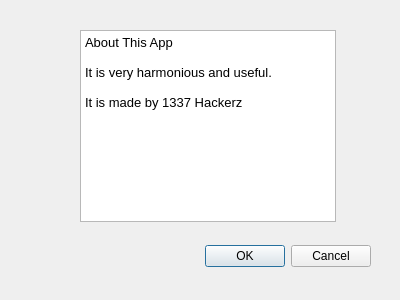
<?xml version="1.0" encoding="UTF-8"?>
<ui version="4.0">
 <class>About</class>
 <widget class="QDialog" name="About">
  <property name="geometry">
   <rect>
    <x>0</x>
    <y>0</y>
    <width>400</width>
    <height>300</height>
   </rect>
  </property>
  <property name="windowTitle">
   <string>Dialog</string>
  </property>
  <widget class="QDialogButtonBox" name="buttonBox">
   <property name="geometry">
    <rect>
     <x>30</x>
     <y>240</y>
     <width>341</width>
     <height>32</height>
    </rect>
   </property>
   <property name="orientation">
    <enum>Qt::Horizontal</enum>
   </property>
   <property name="standardButtons">
    <set>QDialogButtonBox::Cancel|QDialogButtonBox::Ok</set>
   </property>
  </widget>
  <widget class="QTextBrowser" name="textBrowser">
   <property name="geometry">
    <rect>
     <x>80</x>
     <y>30</y>
     <width>256</width>
     <height>192</height>
    </rect>
   </property>
   <property name="html">
    <string>&lt;!DOCTYPE HTML PUBLIC &quot;-//W3C//DTD HTML 4.0//EN&quot; &quot;http://www.w3.org/TR/REC-html40/strict.dtd&quot;&gt;
&lt;html&gt;&lt;head&gt;&lt;meta name=&quot;qrichtext&quot; content=&quot;1&quot; /&gt;&lt;style type=&quot;text/css&quot;&gt;
p, li { white-space: pre-wrap; }
&lt;/style&gt;&lt;/head&gt;&lt;body style=&quot; font-family:'Noto Sans'; font-size:10pt; font-weight:400; font-style:normal;&quot;&gt;
&lt;p style=&quot; margin-top:0px; margin-bottom:0px; margin-left:0px; margin-right:0px; -qt-block-indent:0; text-indent:0px;&quot;&gt;About This App&lt;/p&gt;
&lt;p style=&quot;-qt-paragraph-type:empty; margin-top:0px; margin-bottom:0px; margin-left:0px; margin-right:0px; -qt-block-indent:0; text-indent:0px;&quot;&gt;&lt;br /&gt;&lt;/p&gt;
&lt;p style=&quot; margin-top:0px; margin-bottom:0px; margin-left:0px; margin-right:0px; -qt-block-indent:0; text-indent:0px;&quot;&gt;It is very harmonious and useful.&lt;/p&gt;
&lt;p style=&quot;-qt-paragraph-type:empty; margin-top:0px; margin-bottom:0px; margin-left:0px; margin-right:0px; -qt-block-indent:0; text-indent:0px;&quot;&gt;&lt;br /&gt;&lt;/p&gt;
&lt;p style=&quot; margin-top:0px; margin-bottom:0px; margin-left:0px; margin-right:0px; -qt-block-indent:0; text-indent:0px;&quot;&gt;It is made by 1337 Hackerz&lt;/p&gt;&lt;/body&gt;&lt;/html&gt;</string>
   </property>
  </widget>
 </widget>
 <resources/>
 <connections>
  <connection>
   <sender>buttonBox</sender>
   <signal>accepted()</signal>
   <receiver>About</receiver>
   <slot>accept()</slot>
   <hints>
    <hint type="sourcelabel">
     <x>248</x>
     <y>254</y>
    </hint>
    <hint type="destinationlabel">
     <x>157</x>
     <y>274</y>
    </hint>
   </hints>
  </connection>
  <connection>
   <sender>buttonBox</sender>
   <signal>rejected()</signal>
   <receiver>About</receiver>
   <slot>reject()</slot>
   <hints>
    <hint type="sourcelabel">
     <x>316</x>
     <y>260</y>
    </hint>
    <hint type="destinationlabel">
     <x>286</x>
     <y>274</y>
    </hint>
   </hints>
  </connection>
 </connections>
</ui>
